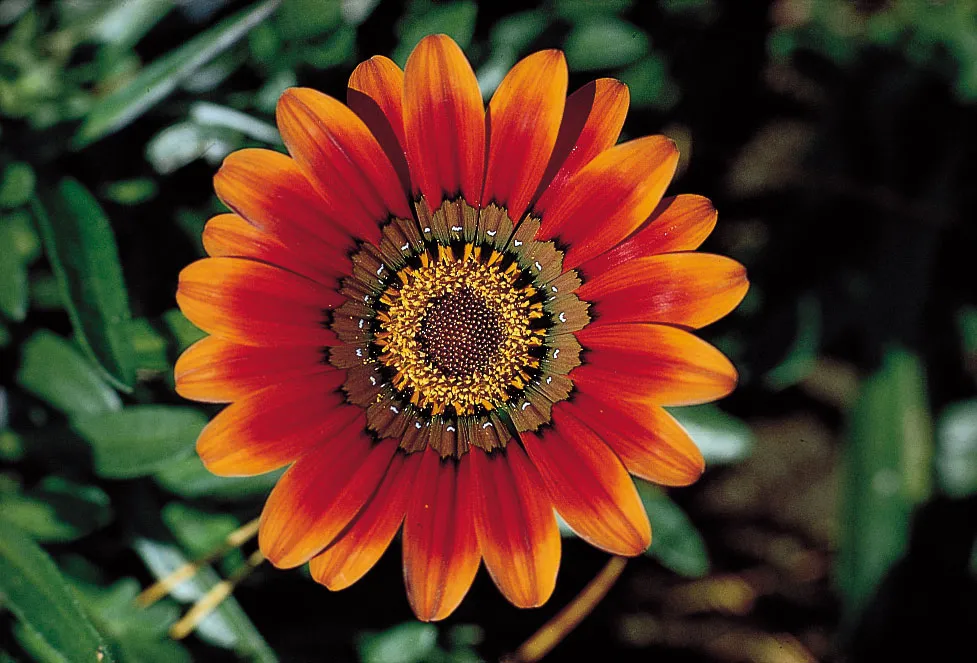
#> input picture assets/flower.png, 977 x 663 px
$ python image-practise.py
#> lines starting #> are read from the running program, lines starting #| are printed output that depends on the picture; after the words box and inside, x2 and y2 are one past the last pixel; in counts of white or black regions, pixels touching at a corner belong together
import cv2

img = cv2.imread("../assets/flower.png", -1)
#> img is the input picture: shape (663, 977, 3); mean B, G, R 34.7, 52.9, 83.1

# horizontal lines
for i in range(10):
    for j in range(img.shape[1]):
        img[i][j] = [0, 255, 255]
        img[-i][j] = [0, 255, 255]
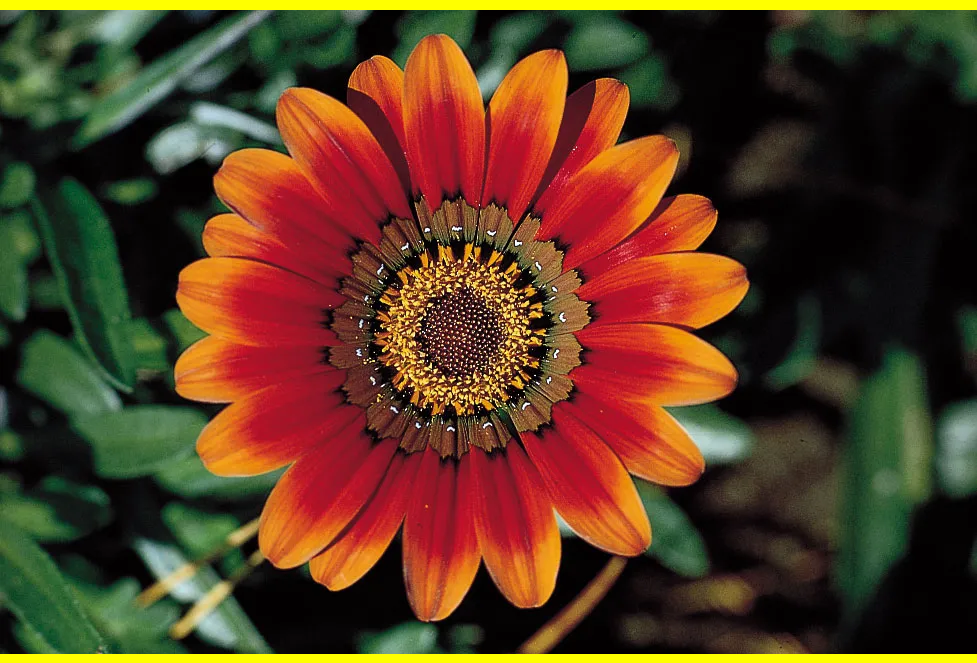
#> img: shape (663, 977, 3); 2.87% of pixels changed, all inside (x1, y1, x2, y2) = (0, 0, 977, 663)

# vertical lines
for i in range(img.shape[0]):
    for j in range(10):
        img[i][j] = [0, 255, 255]
        img[i][-j] = [0, 255, 255]
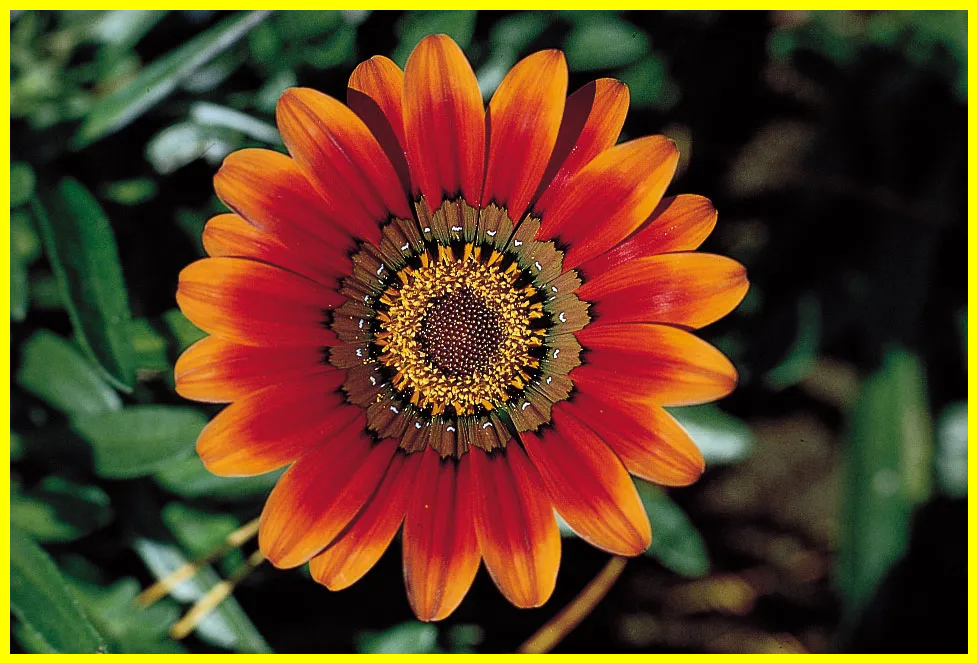
#> img: shape (663, 977, 3); 1.89% of pixels changed, all inside (x1, y1, x2, y2) = (0, 10, 977, 654)

tag = img[100:200, 250:450]
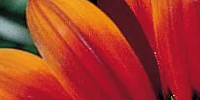
#> tag: shape (100, 200, 3); mean B, G, R 40.3, 54.6, 169
img[400:500, 50:250] = tag
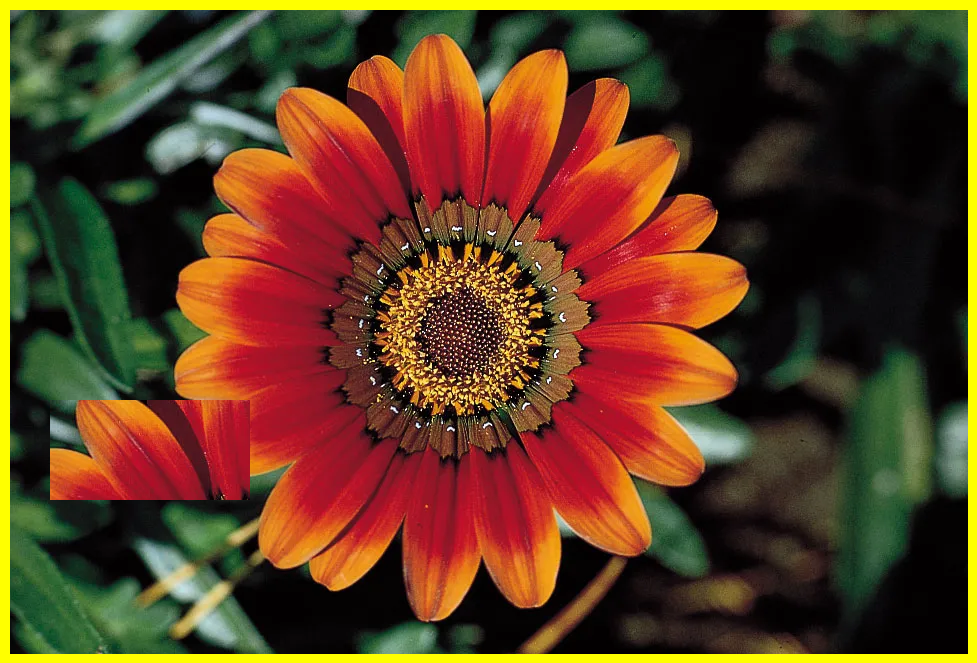
#> img: shape (663, 977, 3); 3.09% of pixels changed, all inside (x1, y1, x2, y2) = (50, 400, 250, 500)

cv2.imshow("Flower", img)

cv2.waitKey(0)
cv2.destroyAllWindows()
